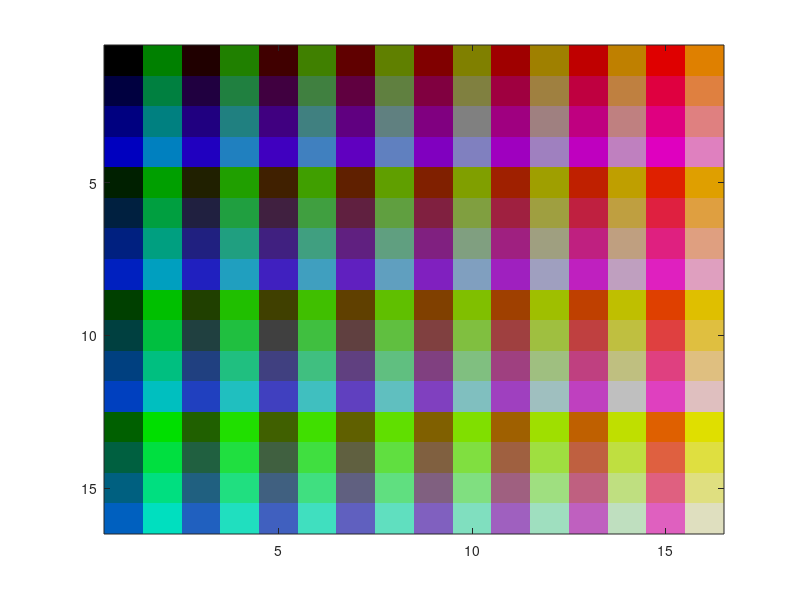

Write the MATLAB code that produced this figure.
cs = zeros(1, 255, 3);
curr = 1;

for r = 0:7
    for g = 0:7
        for b = 0:3
            red = r*(2.^5) / 256;
            green = g*(2.^5) / 256;
            blue = b*(2.^6) / 256;
            
            cs(1, curr, 1) = red;
            cs(1, curr, 2) = green;
            cs(1, curr, 3) = blue;
            
            curr = curr + 1;
        end
    end
end

cs = reshape(cs, [16, 16, 3]);
image(cs);